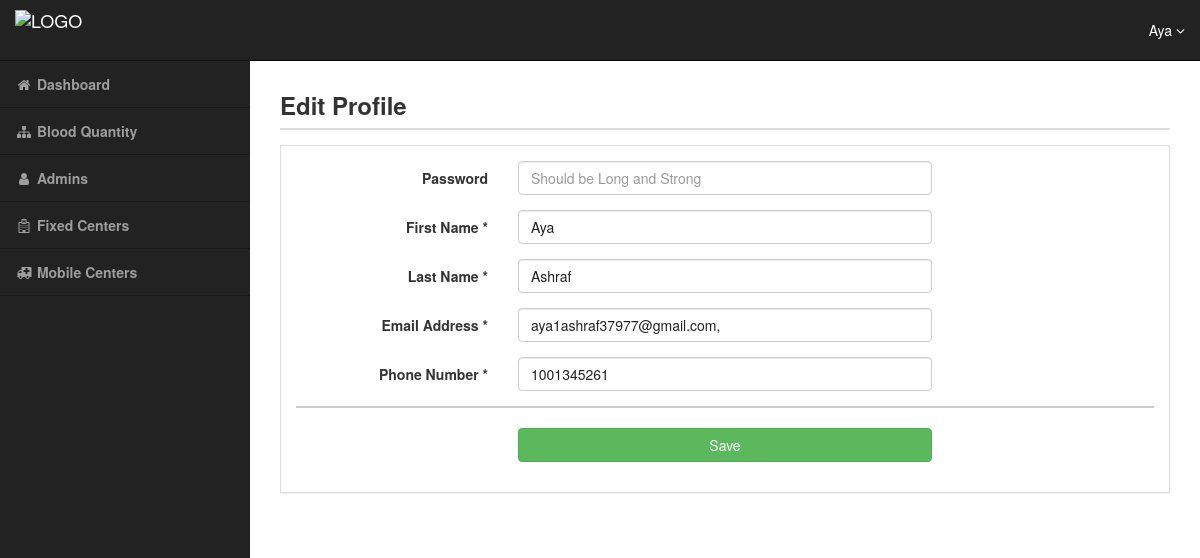
/manager/EditProfile.php (signed in), run on an earlier commit of the app's database.
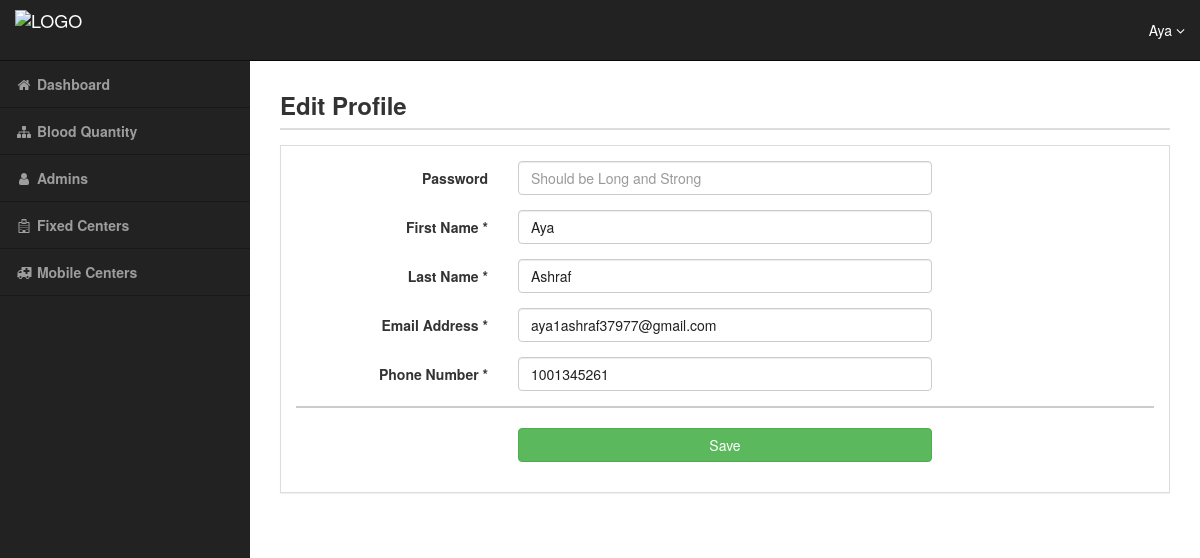
And on a later commit of the database.
### tables this page shows
CREATE TABLE `Members` (
  `id` int(11) NOT NULL,
  `username` varchar(100) NOT NULL,
  `password` varchar(100) NOT NULL,
  `fname` varchar(100) NOT NULL,
  `lname` varchar(100) NOT NULL,
  `email` varchar(255) DEFAULT NULL,
  `phone` int(11) DEFAULT NULL,
  `bloodCenterid` int(11) DEFAULT NULL,
  `adminLevel` tinyint(4) NOT NULL DEFAULT '1',
  `registrationApproved` tinyint(4) NOT NULL DEFAULT '0'
);

### manager/EditProfile.php (the view, shortened to what the changed rows need)
<?php
    if(isset($_SESSION['Username']) && $_SESSION['AdminLevel'] == 0){
        include 'init.php';
        $do = isset($_GET['do']) ? $_GET['do'] : 'Manage';
        if ($do == 'Manage') {
            $stmt = $con->prepare(" SELECT * FROM Members WHERE id = ? LIMIT 1 ");
            $stmt->execute(array($_SESSION['ID']));
            $row = $stmt->fetch();
            $count = $stmt->rowCount();
            if ($count > 0 ) {  ?>
                <div id="wrapper">
                <div id="page-wrapper">
                    <div class="container-fluid">
                        <div class="row" id="main">
                            <div class="go-title">
                                <h3>Edit Profile</h3>
                                <div class="go-line"></div>
                            </div>
                            <div class="panel panel-default">
                                <div class="panel-body">
                                    <form method="POST" action="?do=Update" class="form-horizontal form-label-left">
                                        <div class="item form-group">
                                            <label class="control-label col-md-3 col-sm-3 col-xs-12"> Password
                                            </label>
                                            <div class="col-md-6 col-sm-6 col-xs-12">
                                                <input class="form-control col-md-7 col-xs-12" name="newpassword" placeholder="Should be Long and Strong" type="password">
                                            </div>
                                        </div>
                                        <div class="item form-group">
                                            <label class="control-label col-md-3 col-sm-3 col-xs-12"> First Name
                                                <span class="required">*</span>
                                            </label>
                                            <div class="col-md-6 col-sm-6 col-xs-12">
                                                <input class="form-control col-md-7 col-xs-12" name="fname" placeholder="First Name" value="<?php echo $row['fname']?>" required="required" type="text">
                                            </div>
                                        </div>
                                        <div class="item form-group">
                                            <label class="control-label col-md-3 col-sm-3 col-xs-12"> Last Name
                                                <span class="required">*</span>
                                            </label>
                                            <div class="col-md-6 col-sm-6 col-xs-12">
                                                <input class="form-control col-md-7 col-xs-12" name="lname" placeholder="Last Name" value="<?php echo $row['lname']?>" required="required" type="text">
                                            </div>
                                        </div>
                                        <div class="item form-group">
                                            <label class="control-label col-md-3 col-sm-3 col-xs-12"> Email Address
                                                <span class="required">*</span>
                                            </label>
                                            <div class="col-md-6 col-sm-6 col-xs-12">
                                                <input class="form-control col-md-7 col-xs-12" name="email" placeholder="Admin Email" value="<?php echo $row['email']?>" required="required"
                                                    type="email">
                                            </div>
                                        </div>
                                        <div class="item form-group">
                                            <label class="control-label col-md-3 col-sm-3 col-xs-12"> Phone Number
                                                <span class="required">*</span>
                                            </label>
                                            <div class="col-md-6 col-sm-6 col-xs-12">
                                                <input class="form-control col-md-7 col-xs-12" name="phone" placeholder="Admin Phone Number" value="<?php echo $row['phone']?>" required="required"
                                                    type="number">
                                            </div>
                                        </div>
                                        <div class="ln_solid"></div>
                                        <div class="form-group">
                                            <div class="col-md-6 col-md-offset-3">
                                                <button type="submit" class="btn btn-success btn-block">Save</button>
                                            </div>
                                        </div>
                                    </form>
                                </div>
                            </div>
                        </div>
                    </div>
                </div>
            </div>
            <?php
            }
        }
        include $tpl . 'footer.php';
    } else {
        header('Location: login.php');
        exit();
    }
?>

What changed in the data, as far as the page shows it:
changed members "Aya": email "aya1ashraf37977@gmail.com," → "aya1ashraf37977@gmail.com"
